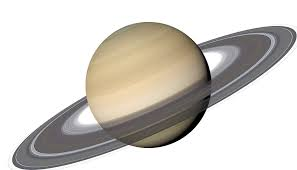
#> input picture sat.jpg, 297 x 170 px
$ python main.py sat.jpg
#> lines starting #> are read from the running program, lines starting #| are printed output that depends on the picture
from PIL import Image
import sys

# open image
img_url = sys.argv[1]


# open image
img = Image.open(img_url)
#> img is the input picture: PIL image 297x170 RGB; mean R, G, B 209.7, 205.7, 199.7
THIRD = 1/5

og_height = img.height
#> og_height = 170
og_width = img.width
#> og_width = 297
aspect_ratio = og_width/og_height
#> aspect_ratio = 1.75
width = 256
height = int(width * aspect_ratio * THIRD)
#> height = 89

CHAR = "$@B%8&WM#oahkbdpqwmZO0QLCJUYXzcvunxjft/\\|()1{}[]?i!lI*^+~;:,-_`'.- " [::-1] # reverse this list for brightness inversion
# CHAR = "@$B%8&WM#*oahkbdpqwmZO0QLCJUYXzcvunxrjft/\\|()1{}[]?-_+~<>i!lI;:,\"^`'. "
def processImage(image):

    # convert to grayscale
    # grayscale = image.convert("L")

    # resize image
    resized = image.resize((width,height))
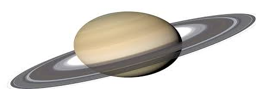
#> resized: PIL image 256x89 RGB; mean R, G, B 209.6, 205.7, 199.7

    return resized

processed = processImage(img)

def getGrayscaleVal(processedImage):
    brightnessMap = []
    pixels = processedImage.load()
    if len(pixels[0,0]) == 3:
        for y in range(height):
            for x in range(width):
                R,G,B = pixels[x,y]
                brightness = sum([R,G,B])/3
                brightnessMap.append(int(brightness))
#> after the loop, brightnessMap = 22784 items
    elif len(pixels[0,0]) == 4:
        for y in range(height):
            for x in range(width):
                R,G,B,A = pixels[x,y]
                brightness = sum([R,G,B])/3
                brightnessMap.append(int(brightness))
    else:
        raise("file type incompatible")
    return brightnessMap

def makeAscii(map):
    ascii = ""
#> ascii = ''
    for n in map:
        if ((len(ascii) % (width + 1)) == 0):
            ascii = ascii + "\n"
        ascii = ascii + CHAR[int(round((n/3.87)))]
    return ascii


with open("demofile.txt", "a") as f:
  f.write(makeAscii(getGrayscaleVal(processed)))

#open and read the file after the appending:
# with open("demofile.txt") as f:
#     print(f.read())
#
# print(makeAscii(getGrayscaleVal(processed)))

# display image
# processed.show()
